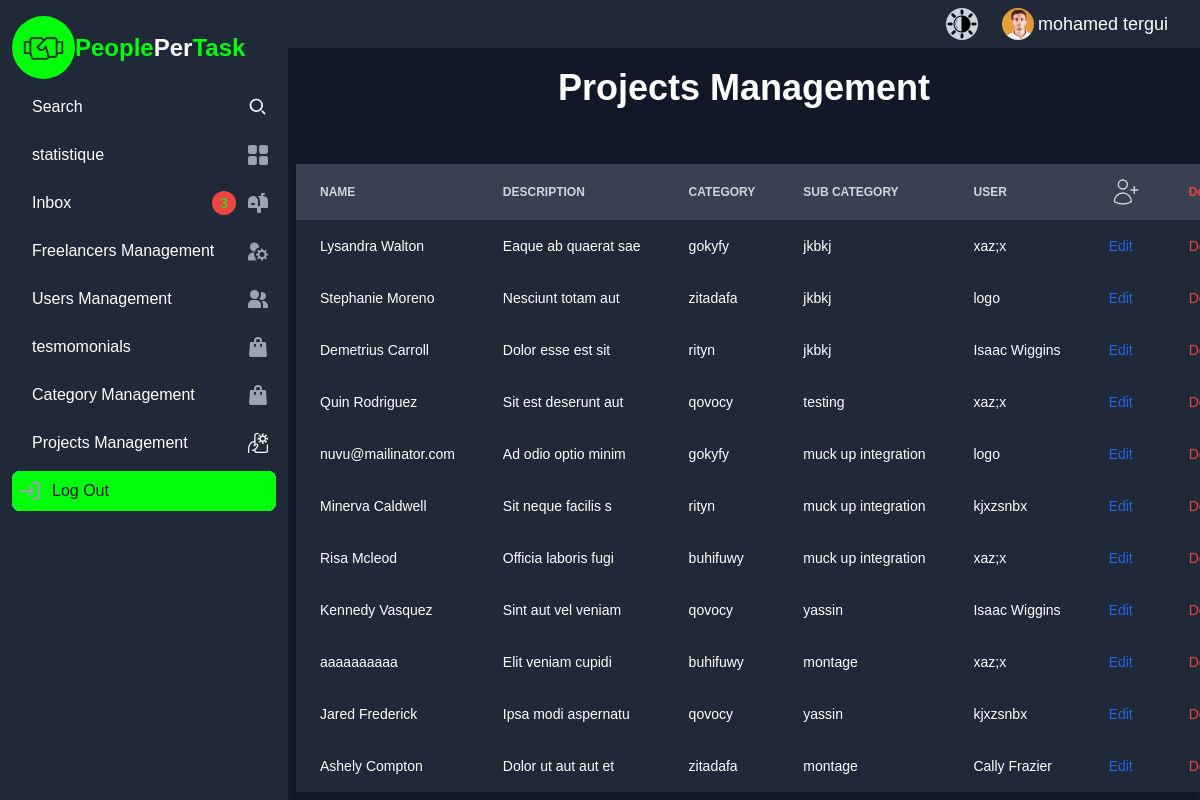
The app's page /projects_management.php with its own data.
### tables this page shows
CREATE TABLE `projects` (
  `id` int NOT NULL,
  `projectNAME` varchar(255) NOT NULL,
  `projrctDescription` varchar(255) NOT NULL,
  `categoriesID` int DEFAULT NULL,
  `souscategoriesID` int DEFAULT NULL,
  `usersID` int DEFAULT NULL
);

CREATE TABLE `users` (
  `id` int NOT NULL,
  `username` varchar(255) DEFAULT NULL,
  `password` varchar(255) DEFAULT NULL,
  `email` varchar(250) DEFAULT NULL,
  `city_id` int DEFAULT NULL,
  `id_region` int DEFAULT NULL
);

CREATE TABLE `categories` (
  `id` int NOT NULL,
  `name` varchar(255) DEFAULT NULL
);

CREATE TABLE `souscategories` (
  `id` int NOT NULL,
  `souscategoriesNAME` varchar(255) NOT NULL,
  `categoriesID` int DEFAULT NULL
);

### src/projects_management.php (the view, shortened to what this page needs)
<?php
require("cnx.php");
$qeury_select_project = "SELECT projects.id as id, projectNAME, projrctDescription, users.username ,name as categoryNAME,souscategoriesNAME  FROM projects INNER JOIN categories INNER JOIN souscategories INNER JOIN users ON  projects.categoriesID=categories.id and projects.souscategoriesID=souscategories.id and projects.usersID=users.id";
$res_project = mysqli_query($cnx, $qeury_select_project);
?>
<!doctype html>
<html>
<head>
    <link href="../dist/output.css" rel="stylesheet">
</head>
<body class="overflow-x-hidden  dark:bg-gray-900 dark:text-white">
    <?php
    include("header_dashbord.php");
    ?>
    <div class="flex flex-row justify-start  dark:bg-gray-900 ">
        <?php
        include("sidbarOFdashboard.php");
        ?>
        <section class="flex-grow lg:w-9/12 flex flex-col gap-14 px-2 ">
            <h1 class="font-bold text-4xl text-center mt-5">Projects Management</h1>
            <div class="w-full overflow-x-scroll">
                <div class="max-w-2xl mx-auto">
                    <div class="flex flex-col">
                        <div class="overflow-x-auto shadow-md sm:rounded-lg">
                            <div class="inline-block min-w-full align-middle">
                                <div class="overflow-hidden ">
                                    <table class="min-w-full divide-y divide-gray-200 table-fixed dark:divide-gray-700">
                                        <thead class="bg-gray-100 dark:bg-gray-700 ">
                                            <tr>
                                                <th scope="col"
                                                    class="py-3 px-6 text-xs font-bold tracking-wider text-left text-gray-700 uppercase dark:text-gray-300">
                                                    NAME
                                                </th>
                                                <th scope="col"
                                                    class="py-3 px-6 text-xs font-bold tracking-wider text-left text-gray-700 uppercase dark:text-gray-300">
                                                    Description
                                                </th>
                                                <th scope="col"
                                                    class="py-3 px-6 text-xs font-bold tracking-wider text-left text-gray-700 uppercase dark:text-gray-300">
                                                    category
                                                </th>
                                                <th scope="col"
                                                    class="py-3 px-6 text-xs font-bold tracking-wider text-left text-gray-700 uppercase dark:text-gray-300">
                                                    sub category
                                                </th>
                                                <th scope="col"
                                                    class="py-3 px-6 text-xs font-bold tracking-wider text-left text-gray-700 uppercase dark:text-gray-300">
                                                    user
                                                </th>
                                                <th scope="col"
                                                    class="py-3 px-6 text-xs font-bold tracking-wider text-left text-gray-700 uppercase dark:text-gray-300">
                                                    <span class="sr-only cursor-pointer " id="btn_add_project">
                                                    </span>
                                                </th>
                                                <th scope="col "
                                                    class="py-3 px-6 text-xs font-bold tracking-wider text-left text-gray-700 uppercase dark:text-gray-300">
                                                    <form
                                                        onsubmit="return confirm('Are you sure you want to delete all projects?');"
                                                        method="get">
                                                        <input class="sr-only cursor-pointer text-red-500" type="submit"
                                                            value="Delete All">
                                                    </form>
                                                </th>
                                            </tr>
                                        </thead>
                                        <tbody
                                            class="bg-white divide-y divide-gray-200 dark:bg-gray-800 dark:divide-gray-700">
                                            <?php
                                            while ($row_ = mysqli_fetch_assoc($res_project)):
                                                $projectNAME = $row_['projectNAME'];
                                                $projrctDescription = $row_['projrctDescription'];
                                                $username = $row_['username'];
                                                $categoryNAME = $row_['categoryNAME'];
                                                $souscategoriesNAME = $row_['souscategoriesNAME'];
                                                ?>
                                                <tr class="hover:bg-gray-100 dark:hover:bg-gray-700">
                                                    <td
                                                        class="projectNAME py-4 px-6 text-sm font-medium text-gray-900 whitespace-nowrap dark:text-white username">
                                                        <?=$projectNAME?>
                                                    </td>
                                                    <td class="projrctDescription py-4 px-6 text-sm font-medium text-gray-900 whitespace-nowrap dark:text-white password">
                                                        <?=$projrctDescription?>
                                                    </td>
                                                    <td class="username py-4 px-6 text-sm font-medium text-gray-900 whitespace-nowrap dark:text-white username">
                                                        <?=$username?>
                                                    </td>
                                                    <td class="categoryNAME py-4 px-6 text-sm font-medium text-gray-900 whitespace-nowrap dark:text-white password">
                                                        <?=$categoryNAME ?>
                                                    </td>
                                                    <td class="souscategoriesNAME py-4 px-6 text-sm font-medium text-gray-900 whitespace-nowrap dark:text-white password">
                                                        <?= $souscategoriesNAME?>
                                                    </td>
                                                    <td class="py-4 px-6 text-sm font-medium text-right whitespace-nowrap">
                                                       <form action="edit_project.php" method="post">
                                                         <input  class="text-blue-600 dark:text-blue-500 hover:underline cursor-pointer edit_freelancer_btn" type="submit" value="Edit">
                                                        </form>
                                                    </td>
                                                    <td class="py-4 px-6 text-sm font-medium text-right whitespace-nowrap ">
                                                        <form
                                                            onsubmit="return confirm('Are you sure you want to delete this project?');"
                                                            method="get"
                                                            class="text-red-500 dark:text-red-500 hover:underline ">
                                                            <input class="cursor-pointer" type="submit" value="Delete">
                                                        </form>
                                                    </td>
                                                </tr>
                                            <?php endwhile; ?>
                                        </tbody>
                                    </table>
                                </div>
                            </div>
                        </div>
                    </div>
                </div>
            </div>
        </section>
    </div>
</body>
</html>

### records on screen
projects: projectNAME "Lysandra Walton", projrctDescription "Eaque ab quaerat sae", usersID.username "gokyfy", categoriesID.name "jkbkj", souscategoriesID.souscategoriesNAME "xaz;x"
projects: projectNAME "Stephanie Moreno", projrctDescription "Nesciunt totam aut", usersID.username "zitadafa", categoriesID.name "jkbkj", souscategoriesID.souscategoriesNAME "logo"
projects: projectNAME "Demetrius Carroll", projrctDescription "Dolor esse est sit", usersID.username "rityn", categoriesID.name "jkbkj", souscategoriesID.souscategoriesNAME "Isaac Wiggins"
projects: projectNAME "Quin Rodriguez", projrctDescription "Sit est deserunt aut", usersID.username "qovocy", categoriesID.name "testing", souscategoriesID.souscategoriesNAME "xaz;x"
projects: projectNAME "nuvu@mailinator.com", projrctDescription "Ad odio optio minim", usersID.username "gokyfy", categoriesID.name "muck up integration", souscategoriesID.souscategoriesNAME "logo"
projects: projectNAME "Minerva Caldwell", projrctDescription "Sit neque facilis s", usersID.username "rityn", categoriesID.name "muck up integration", souscategoriesID.souscategoriesNAME "kjxzsnbx"
projects: projectNAME "Risa Mcleod", projrctDescription "Officia laboris fugi", usersID.username "buhifuwy", categoriesID.name "muck up integration", souscategoriesID.souscategoriesNAME "xaz;x"
projects: projectNAME "Kennedy Vasquez", projrctDescription "Sint aut vel veniam", usersID.username "qovocy", categoriesID.name "yassin", souscategoriesID.souscategoriesNAME "Isaac Wiggins"
projects: projectNAME "aaaaaaaaaa", projrctDescription "Elit veniam cupidi", usersID.username "buhifuwy", categoriesID.name "montage", souscategoriesID.souscategoriesNAME "xaz;x"
projects: projectNAME "Jared Frederick", projrctDescription "Ipsa modi aspernatu", usersID.username "qovocy", categoriesID.name "yassin", souscategoriesID.souscategoriesNAME "kjxzsnbx"
projects: projectNAME "Ashely Compton", projrctDescription "Dolor ut aut aut et", usersID.username "zitadafa", categoriesID.name "montage", souscategoriesID.souscategoriesNAME "Cally Frazier"
